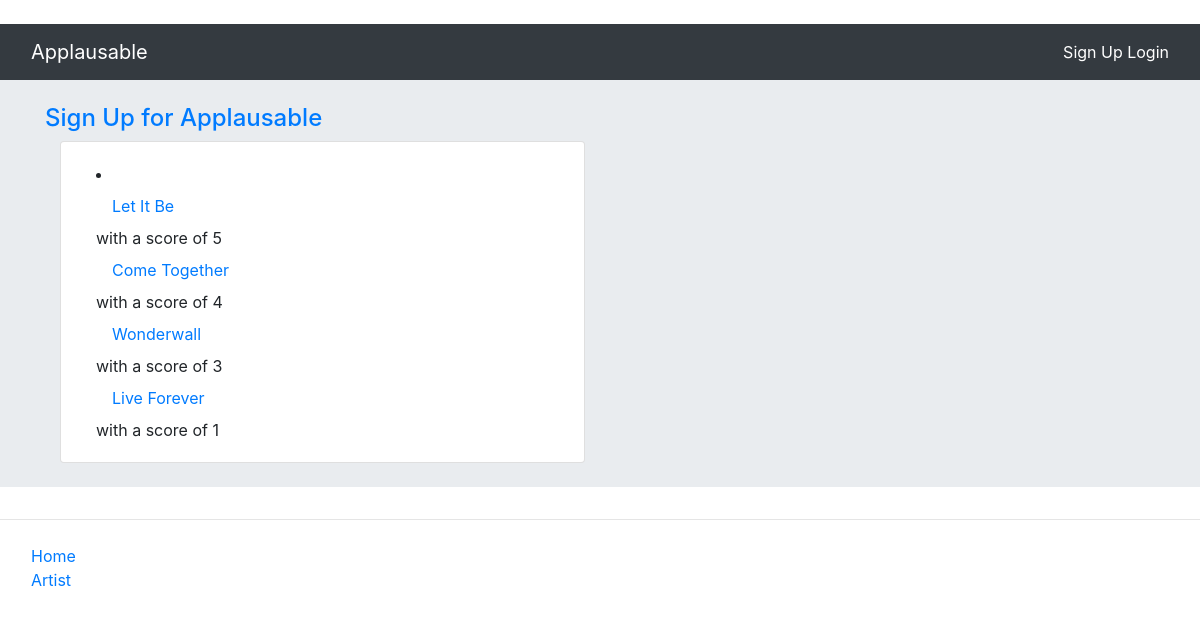
Screenshot of /applausable/highestReviewedSongs/ with the database file from the repository.
### rango/models.py (models this page shows, shortened)
class Song(models.Model):
    GENRE_CHOICES = (
    ('Pop','POP'),
    ('Rock', 'ROCK'),
    ('Metal','METAL'),
    ('Soul','SOUL'),
    ('Electronic','ELECTRONIC'),
    ('Rap','RAP'),
    ('Hip-Hop','HIP-HOP'),
    ('Indie','INDIE'),
    ('Classical','CLASSICAL'),
    ('Country','COUNTRY'),
    ('Jazz','JAZZ'),
)
    songID = models.IntegerField(primary_key=True,  unique=True)
    title = models.CharField(max_length=128, default='Title')
    albumID = models.ForeignKey(Album, on_delete=models.CASCADE)
    artistName = models.CharField(max_length=128, default='ArtistName')
    artistID = models.ForeignKey(Artist, on_delete=models.CASCADE)
    linkToSong = models.CharField(max_length=248, default = 'link')
    slug = models.SlugField(unique=True, default=uuid.uuid1)
    overallScore = models.IntegerField(default=0)
    songImage = models.ImageField(upload_to= settings.MEDIA_DIR + '/song_images/',default='default_song.png')
    genre = models.CharField(max_length=15, choices=GENRE_CHOICES, default='Pop')

### rango/views.py (the view)
# urls.py: path('highestReviewedSongs/', views.highestReviewedSongs, name='highestReviewedSongs'),
def highestReviewedSongs(request):
    context_dict = {}
    songs = Song.objects.order_by('-overallScore')[:10]
    context_dict['songs'] = songs
    return render(request, 'applausable/highestReviewedSongs.html', context=context_dict)

### templates/applausable/highestReviewedSongs.html (shortened to what this page needs)
﻿{% extends 'applausable/base.html' %}
{% load staticfiles %}
{% block body_block %}
<div class="jumbotron jumbotron-fluid p-4">
    <div class="container">
        <h4 class="jumbotron-heading">
            <a href="{% url 'applausable:signup' %}">Sign Up for Applausable</a>
        </h4>
        <div class="container">
            <div class="row">
                <div class="col-md-6">
                    <div class="card mb-6">
                        <div class="card-body">
                            <div class='container'>
                                {% if songs %}
                                    <li>
                                        {% for song in songs %}
                                        <a class="nav-link active" href="{% url 'applausable:show_song' song.slug %}">
                                            {{ song.title }}
                                        </a> with a score of {{song.overallScore}}
                                        {% endfor %}
                                    </li>
                                {% endif %}
                            </div>
                        </div>
                    </div>
                </div>
            </div>
        </div>
    </div>
</div>
{% endblock %}

### rows the page displays
Song: title "Let It Be", overallScore "5"
Song: title "Come Together", overallScore "4"
Song: title "Wonderwall", overallScore "3"
Song: title "Live Forever", overallScore "1"
